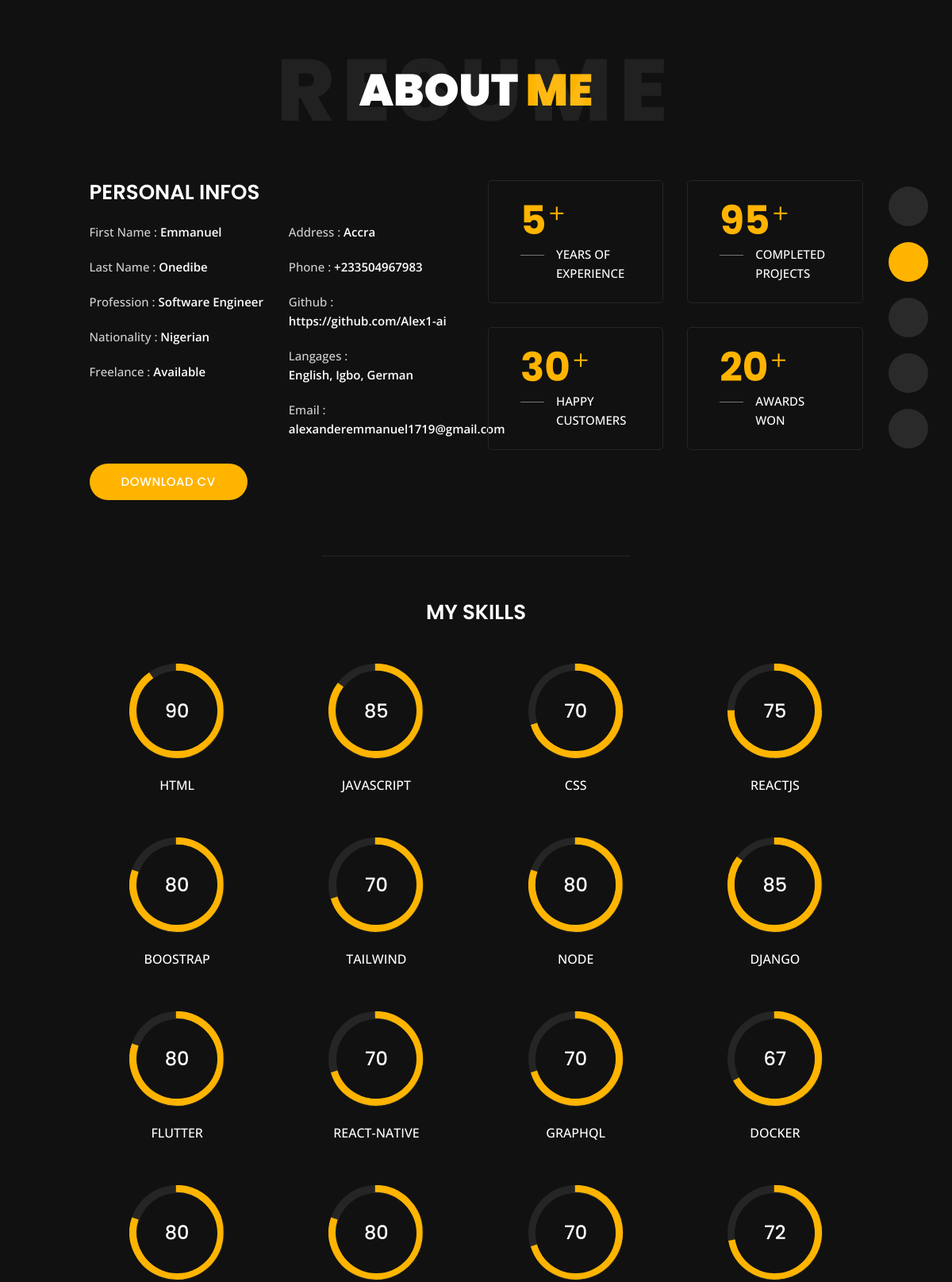
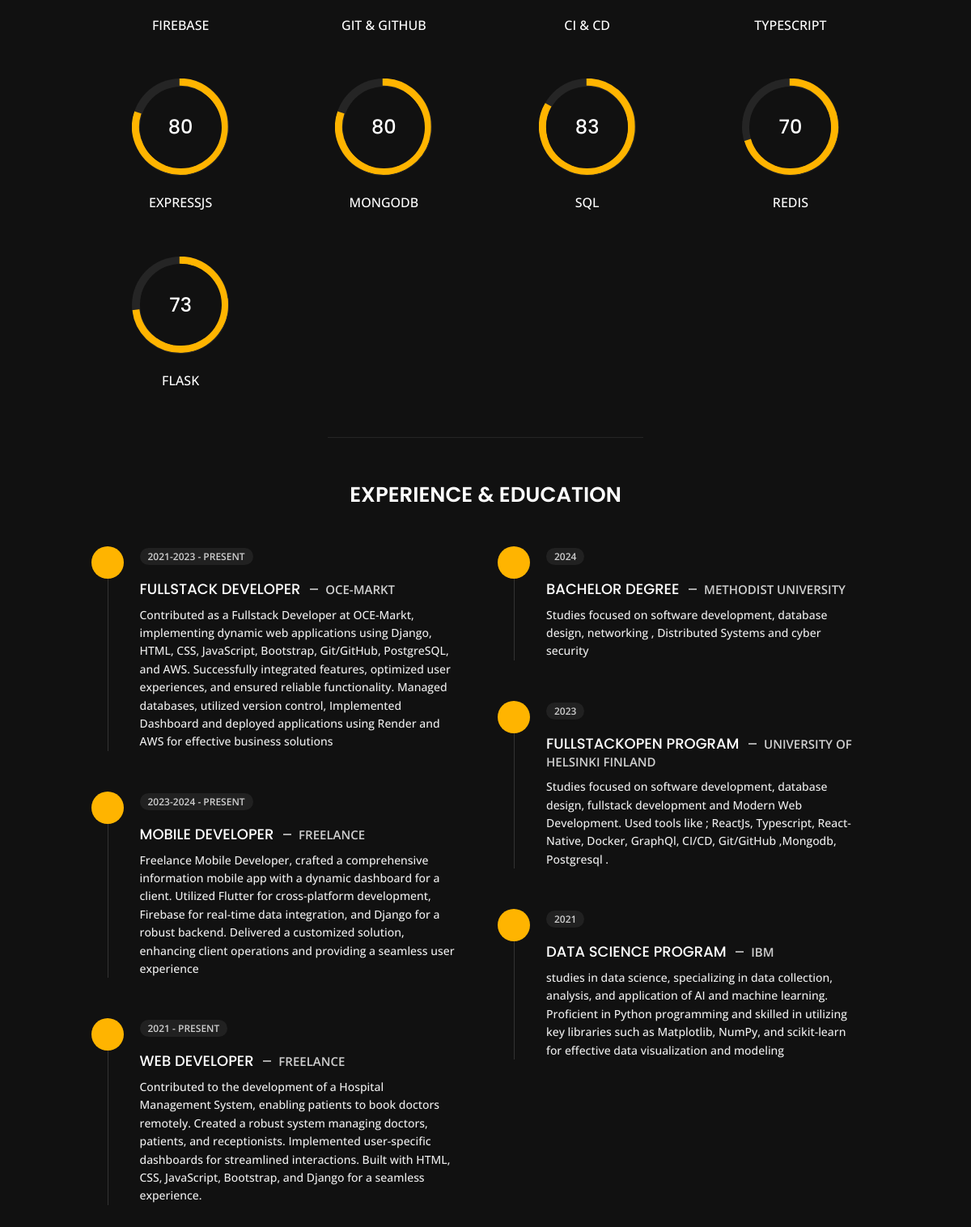
/about, run on the app's committed database (2 pictures, top to bottom).
### portfolio/models.py (models this page shows, shortened)
class Personal_Information(models.Model):
    first_name = models.CharField(max_length=255)
    last_name = models.CharField(max_length=255)
    profession = models.CharField(max_length=255)
    nationality = models.CharField(max_length=255)
    freelance = models.CharField(max_length=255)
    address = models.CharField(max_length=255)
    phone = models.CharField(max_length=13)
    email = models.EmailField()
    github = models.CharField(max_length=255)
    langauges = models.CharField(max_length=255)
    cv = models.FileField(upload_to='documents/')
    created_at = models.DateField(auto_now_add=True)
    updated_at = models.DateField(auto_now=True)

class Achievement(models.Model):
    years_of_experience = models.IntegerField(validators=[MinValueValidator(0)])
    completed_projects = models.IntegerField(validators=[MinValueValidator(0)])
    happy_customers = models.IntegerField(validators=[MinValueValidator(0)])
    awards = models.IntegerField(validators=[MinValueValidator(0)])
    created_at = models.DateField(auto_now_add=True)
    updated_at = models.DateField(auto_now=True)

class Skills(models.Model):
    name = models.CharField(max_length=255, unique=True)
    level = models.IntegerField(validators=[MinValueValidator(0), MaxValueValidator(100)])
    created_at = models.DateField(auto_now_add=True)
    updated_at = models.DateField(auto_now=True)

class Experience(models.Model):
    year = models.CharField(max_length=255)
    company = models.CharField(max_length=255)
    position = models.CharField(max_length=255)
    description = models.TextField()
    created_at = models.DateField(auto_now_add=True)
    updated_at = models.DateField(auto_now=True)

class Education(models.Model):
    degree = models.CharField(max_length=255)
    year = models.CharField(max_length=255)
    university = models.CharField(max_length=255)
    field_study = models.CharField(max_length=255)
    description = models.TextField()
    created_at = models.DateField(auto_now_add=True)
    updated_at = models.DateField(auto_now=True)

### portfolio/views.py (the view)
# urls.py: path('about', views.about, name='about'),
def about(request):
    personal_info = Personal_Information.objects.first()
    achievement = Achievement.objects.first()
    educations = Education.objects.all()
    experiences = Experience.objects.all()
    skills = Skills.objects.all()
    context = {
        "personal_info": personal_info,
        "achievement": achievement,
        "educations": educations,
        "experiences": experiences,
        "skills": skills
    }
    return render(request, 'about.html', {"context":context})

### templates/about.html (shortened to what this page needs)
{% load static %}
{% include 'base.html' %}
{% block content %}
<section class="title-section text-left text-sm-center revealator-slideup revealator-once revealator-delay1">
    <h1>ABOUT <span>ME</span></h1>
    <span class="title-bg">Resume</span>
</section>
<section class="main-content revealator-slideup revealator-once revealator-delay1">
    <div class="container">
        <div class="row">
            <div class="col-12 col-lg-5 col-xl-6">
                <div class="row">
                    <div class="col-12">
                        <h3 class="text-uppercase custom-title mb-0 ft-wt-600">personal infos</h3>
                    </div>
                    {% if context.personal_info %}
                    <div class="col-6">
                        <ul class="about-list list-unstyled open-sans-font">
                            <li> <span class="title">first name :</span> <span class="value d-block d-sm-inline-block d-lg-block d-xl-inline-block">{{ context.personal_info.first_name}}</span> </li>
                            <li> <span class="title">last name :</span> <span class="value d-block d-sm-inline-block d-lg-block d-xl-inline-block">{{ context.personal_info.last_name }}</span> </li>
                            <li> <span class="title">Profession :</span> <span class="value d-block d-sm-inline-block d-lg-block d-xl-inline-block">{{ context.personal_info.profession }}</span> </li>
                            <li> <span class="title">Nationality :</span> <span class="value d-block d-sm-inline-block d-lg-block d-xl-inline-block">{{ context.personal_info.nationality}}</span> </li>
                            <li> <span class="title">Freelance :</span> <span class="value d-block d-sm-inline-block d-lg-block d-xl-inline-block">{{ context.personal_info.freelance}}</span> </li>
                        </ul>
                    </div>
                    <div class="col-6">
                        <ul class="about-list list-unstyled open-sans-font">
                            <li> <span class="title">Address :</span> <span class="value d-block d-sm-inline-block d-lg-block d-xl-inline-block">{{ context.personal_info.address }}</span> </li>
                            <li> <span class="title">phone :</span> <span class="value d-block d-sm-inline-block d-lg-block d-xl-inline-block">{{ context.personal_info.phone }}</span> </li>
                            <li> <span class="title">Github :</span> <span class="value d-block d-sm-inline-block d-lg-block d-xl-inline-block">{{  context.personal_info.github }}</span> </li>
                            <li> <span class="title">langages :</span> <span class="value d-block d-sm-inline-block d-lg-block d-xl-inline-block">{{ context.personal_info.langauges }}</span> </li>
                            <li> <span class="title">Email :</span> <span class="value d-block d-sm-inline-block d-lg-block d-xl-inline-block">{{ context.personal_info.email }}</span> </li>
                        </ul>
                    </div>
                    {% endif %}
                    <div class="col-12 mt-3">
                        <a href="{% url 'download_cv' %}" class="btn btn-download">Download CV</a>
                    </div>
                </div>
            </div>
            {% if context.achievement %}
            <div class="col-12 col-lg-7 col-xl-6 mt-5 mt-lg-0">
                <div class="row">
                    <div class="col-6">
                        <div class="box-stats with-margin">
                            <h3 class="poppins-font position-relative">{{ context.achievement.years_of_experience }}</h3>
                            <p class="open-sans-font m-0 position-relative text-uppercase">years of <span class="d-block">experience</span></p>
                        </div>
                    </div>
                    <div class="col-6">
                        <div class="box-stats with-margin">
                            <h3 class="poppins-font position-relative">{{ context.achievement.completed_projects }}</h3>
                            <p class="open-sans-font m-0 position-relative text-uppercase">completed <span class="d-block">projects</span></p>
                        </div>
                    </div>
                    <div class="col-6">
                        <div class="box-stats">
                            <h3 class="poppins-font position-relative">{{ context.achievement.happy_customers }}</h3>
                            <p class="open-sans-font m-0 position-relative text-uppercase">Happy<span class="d-block">customers</span></p>
                        </div>
                    </div>
                    <div class="col-6">
                        <div class="box-stats">
                            <h3 class="poppins-font position-relative">{{ context.achievement.awards }}</h3>
                            <p class="open-sans-font m-0 position-relative text-uppercase">awards <span class="d-block">won</span></p>
                        </div>
                    </div>
                </div>
            </div>
            {% endif %}
        </div>
        <hr class="separator">
        <div class="row">
            <div class="col-12">
                <h3 class="text-uppercase pb-4 pb-sm-5 mb-3 mb-sm-0 text-left text-sm-center custom-title ft-wt-600">My Skills</h3>
            </div>
            {% if context.skills %}
                {% for skill in context.skills %}
                    <div class="col-6 col-md-3 mb-3 mb-sm-5">
                        <div class="c100 p{{skill.level}}">
                            <span>{{ skill.level }}</span>
                        </div>
                        <h6 class="text-uppercase open-sans-font text-center mt-2 mt-sm-4">{{ skill.name }}</h6>
                    </div>
                {% endfor %}
            {% endif %}
        </div>
        <hr class="separator mt-1">
        <div class="row">
            <div class="col-12">
                <h3 class="text-uppercase pb-5 mb-0 text-left text-sm-center custom-title ft-wt-600">Experience <span>&</span> Education</h3>
            </div>
            <div class="col-lg-6 m-15px-tb">
                <div class="resume-box">
                    <ul>
                        {% if context.experiences %}
                        {% for experience in context.experiences %}
                            <li>
                                <div class="icon">
                                    <i class="fa fa-briefcase"></i>
                                </div>
                                <span class="time open-sans-font text-uppercase">{{ experience.year }} - Present</span>
                                <h5 class="poppins-font text-uppercase">{{experience.position}} <span class="place open-sans-font">{{ experience.company}}</span></h5>
                                <p class="open-sans-font">{{experience.description}} </p>
                            </li>
                        {% endfor %}
                        {% endif %}
                    </ul>
                </div>
            </div>
            <div class="col-lg-6 m-15px-tb">
                <div class="resume-box">
                    <ul>
                        {% if context.educations %}
                        {% for education in context.educations %}
                        <li>
                            <div class="icon">
                                <i class="fa fa-graduation-cap"></i>
                            </div>
                            <span class="time open-sans-font text-uppercase">{{ education.year }}</span>
                            <h5 class="poppins-font text-uppercase">{{ education.degree }} <span class="place open-sans-font">{{education.university }}</span></h5>
                            <p class="open-sans-font">{{ education.description }}</p>
                        </li>
                        {% endfor %}
                        {% endif %}
                    </ul>
                </div>
            </div>
        </div>
    </div>
</section>
{% endblock %}
</body>
</html>

### templates/base.html (shortened to what this page needs)
{% load static %}
<!DOCTYPE html>
<html lang="en">
<head>
    <link href="{% static 'css/bootstrap.min.css' %}" rel="stylesheet">
    <link href="{% static 'css/preloader.min.css' %}" rel="stylesheet">
    <link href="{% static 'css/circle.css' %}" rel="stylesheet">
    <link href="{% static 'css/font-awesome.min.css' %}" rel="stylesheet">
    <link href="{% static 'css/fm.revealator.jquery.min.css' %}" rel="stylesheet">
    <link href="{% static 'css/style.css'  %}" rel="stylesheet">
    <link href="{% static 'css/skins/yellow.css' %}" rel="stylesheet">
</head>
{% if request.path == '/' %}
<body class="home">
{% elif request.path == '/about' %}
<body class="about">
{% elif request.path == '/portfolio' %}
 <body class="portfolio">
{% elif request.path == '/contact' %}
<body class="contact">
{% elif request.path == '/blog' %}
<body class="blog">
{% else %}
<body class="home">
{% endif %}
<header class="header" id="navbar-collapse-toggle">
    <ul class="icon-menu d-none d-lg-block revealator-slideup revealator-once revealator-delay1">
        {% if request.path == '/' %}
                <li class="icon-box active">
                    <i class="fa fa-home"></i>
                    <a href="{% url 'home' %}">
                        <h2>Home</h2>
                    </a>
                </li>
                <li class="icon-box">
                    <i class="fa fa-user"></i>
                    <a href="{% url 'about' %}">
                        <h2>About</h2>
                    </a>
                </li>
                <li class="icon-box">
                    <i class="fa fa-briefcase"></i>
                    <a href="{% url 'portfolio' %}">
                        <h2>Portfolio</h2>
                    </a>
                </li>
                <li class="icon-box">
                    <i class="fa fa-envelope-open"></i>
                    <a href="{% url 'contact' %}">
                        <h2>Contact</h2>
                    </a>
                </li>
                <li class="icon-box">
                    <i class="fa fa-comments"></i>
                    <a href="{% url 'blog' %}">
                        <h2>Blog</h2>
                    </a>
                </li>
            {% elif request.path == '/about' %}
                    <li class="icon-box">
                        <i class="fa fa-home"></i>
                        <a href="{% url 'home' %}">
                        </a>
                    </li>
                    <li class="icon-box active">
                        <i class="fa fa-user "></i>
                        <a href="{% url 'about' %}">
                        </a>
                    </li>
                    <li class="icon-box">
                        <i class="fa fa-briefcase"></i>
                        <a href="{% url 'portfolio' %}">
                        </a>
                    </li>
                    <li class="icon-box">
                        <i class="fa fa-envelope-open"></i>
                        <a href="{% url 'contact' %}">
                        </a>
                    </li>
                    <li class="icon-box">
                        <i class="fa fa-comments"></i>
                        <a href="{% url 'blog' %}">
                        </a>
                    </li>
        {% endif %}
    </ul>
</header>

### templates/footer.html (shortened to what this page needs)
{% load static %}

### static/css/circle.css (style rules this page uses)
.c100 { position: relative; font-size: 120px; width: 1em; height: 1em; border-radius: 50%; float: left; margin: 0 0.1em 0.1em 0; background-color: #cccccc; }
.c100 *, .c100 *:before, .c100 *:after { -webkit-box-sizing: content-box; -moz-box-sizing: content-box; box-sizing: content-box; }
.c100 > span { position: absolute; width: 100%; z-index: 1; left: 0; top: 0; width: 5em; line-height: 5em; font-size: 0.2em; color: #cccccc; display: block; text-align: center; white-space: nowrap; -webkit-transition-property: all; -moz-transition-property: all; -o-transition-property: all; transition-property: all; -webkit-transition-duration: 0.2s; -moz-transition-duration: 0.2s; -o-transition-duration: 0.2s; transition-duration: 0.2s; -webkit-transition-timing-function: ease-out; -moz-transition-timing-function: ease-out; -o-transition-timing-function: ease-out; transition-timing-function: ease-out; }
.c100:after { position: absolute; top: 0.08em; left: 0.08em; display: block; content: " "; border-radius: 50%; background-color: #f5f5f5; width: 0.84em; height: 0.84em; -webkit-transition-property: all; -moz-transition-property: all; -o-transition-property: all; transition-property: all; -webkit-transition-duration: 0.2s; -moz-transition-duration: 0.2s; -o-transition-duration: 0.2s; transition-duration: 0.2s; -webkit-transition-timing-function: ease-in; -moz-transition-timing-function: ease-in; -o-transition-timing-function: ease-in; transition-timing-function: ease-in; }

### static/css/skins/yellow.css (style rules this page uses)
.home h1, .about .box-stats h3, .title-section h1 span, #menu li.active a, body.light #menu li.active a, .blog .post-container:hover .post-content .entry-header h3 a, .blog .post-content .entry-header h3 a:hover, .contact .custom-span-contact i, .portfolio .slideshow figcaption h3, .portfolio .slideshow a, .portfolio .grid figure:hover figcaption, .blog-post .meta i { color: #ffb400; }
.about .resume-box .icon, .contact ul.social li a:hover, body.light.contact ul.social li a:hover, .preloader .loader, .blog .page-link:hover, .blog .page-item.active .page-link, body.light.blog .page-link:hover, body.light.blog .page-item.active .page-link, .portfolio .grid li figure div, .header ul.icon-menu li.icon-box.active, .header ul.icon-menu li.icon-box:hover, body.light .header ul.icon-menu li.icon-box.active, body.light .header ul.icon-menu li.icon-box:hover, .btn, .header .icon-box h2, .home .color-block, .title-section hr, .portfolio .slideshow .carousel-indicators li.active { background-color: #ffb400; }

### data on the page
Personal_Information: personal_info.first_name "Emmanuel", personal_info.last_name "Onedibe", personal_info.profession "Software Engineer", personal_info.nationality "Nigerian", personal_info.freelance "Available", personal_info.address "Accra", personal_info.phone "+233504967983", personal_info.github "https://github.com/Alex1-ai", personal_info.langauges "English, Igbo, German", personal_info.email "alexanderemmanuel1719@gmail.com"
Achievement: achievement.years_of_experience "5", achievement.completed_projects "95", achievement.happy_customers "30", achievement.awards "20"
Skills: level "90", name "HTML"
Skills: level "85", name "JAVASCRIPT"
Skills: level "70", name "CSS"
Skills: level "75", name "REACTJS"
Skills: level "80", name "BOOSTRAP"
Skills: level "70", name "TAILWIND"
Skills: level "80", name "NODE"
Skills: level "85", name "DJANGO"
Skills: level "80", name "FLUTTER"
Skills: level "70", name "REACT-NATIVE"
Skills: level "70", name "GRAPHQL"
Skills: level "67", name "DOCKER"
Skills: level "80", name "FIREBASE"
Skills: level "80", name "GIT & GITHUB"
Skills: level "70", name "CI & CD"
Skills: level "72", name "TYPESCRIPT"
Skills: level "80", name "EXPRESSJS"
Skills: level "80", name "MONGODB"
Skills: level "83", name "SQL"
Skills: level "70", name "REDIS"
Skills: level "73", name "FLASK"
Experience: year "2021-2023", position "FULLSTACK DEVELOPER", company "OCE-MARKT", description "Contributed as a Fullstack Developer at OCE-Markt, implementing dynamic web applications using Django, HTML, CSS, JavaScript, Bootstrap, Git/GitHub, PostgreSQL, and AWS. Successfully integrated features, optimized user experiences, and ensured reliable functionality. Managed databases, utilized version control, Implemented Dashboard and deployed applications using Render and AWS for effective business solutions"
Experience: year "2023-2024", position "MOBILE DEVELOPER", company "FREELANCE", description "Freelance Mobile Developer, crafted a comprehensive information mobile app with a dynamic dashboard for a client. Utilized Flutter for cross-platform development, Firebase for real-time data integration, and Django for a robust backend. Delivered a customized solution, enhancing client operations and providing a seamless user experience"
Experience: year "2021", position "WEB DEVELOPER", company "FREELANCE", description "Contributed to the development of a Hospital Management System, enabling patients to book doctors remotely. Created a robust system managing doctors, patients, and receptionists. Implemented user-specific dashboards for streamlined interactions. Built with HTML, CSS, JavaScript, Bootstrap, and Django for a seamless experience."
Education: year "2024", degree "BACHELOR DEGREE", university "METHODIST UNIVERSITY", description "Studies focused on software development, database design, networking , Distributed Systems and cyber security"
Education: year "2023", degree "FULLSTACKOPEN PROGRAM", university "UNIVERSITY OF HELSINKI FINLAND", description "Studies focused on software development, database design, fullstack development and Modern Web Development. Used tools like ; ReactJs, Typescript, React-Native, Docker, GraphQl, CI/CD, Git/GitHub ,Mongodb, Postgresql ."
Education: year "2021", degree "DATA SCIENCE PROGRAM", university "IBM", description "studies in data science, specializing in data collection, analysis, and application of AI and machine learning. Proficient in Python programming and skilled in utilizing key libraries such as Matplotlib, NumPy, and scikit-learn for effective data visualization and modeling"
